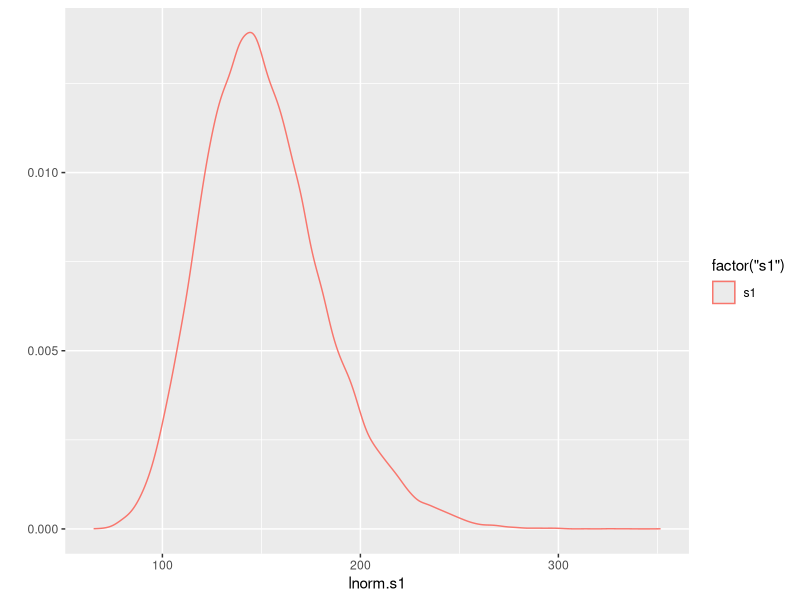
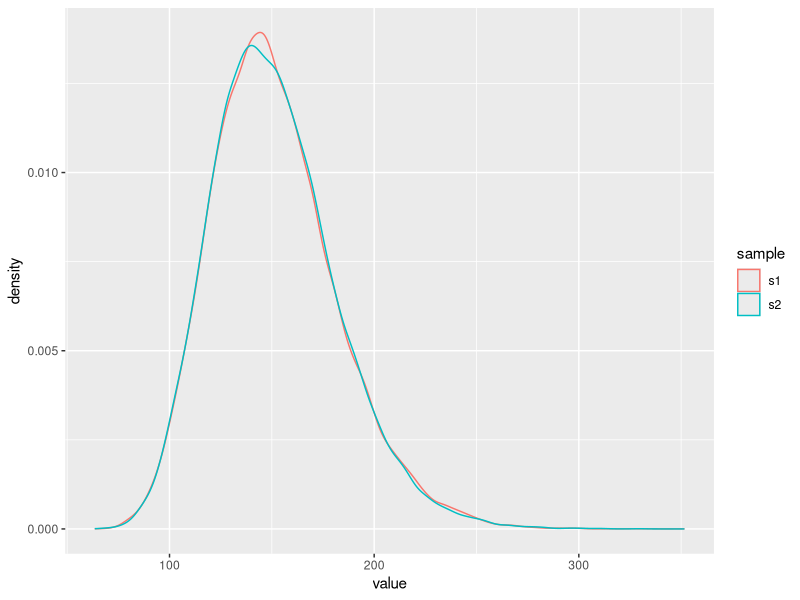
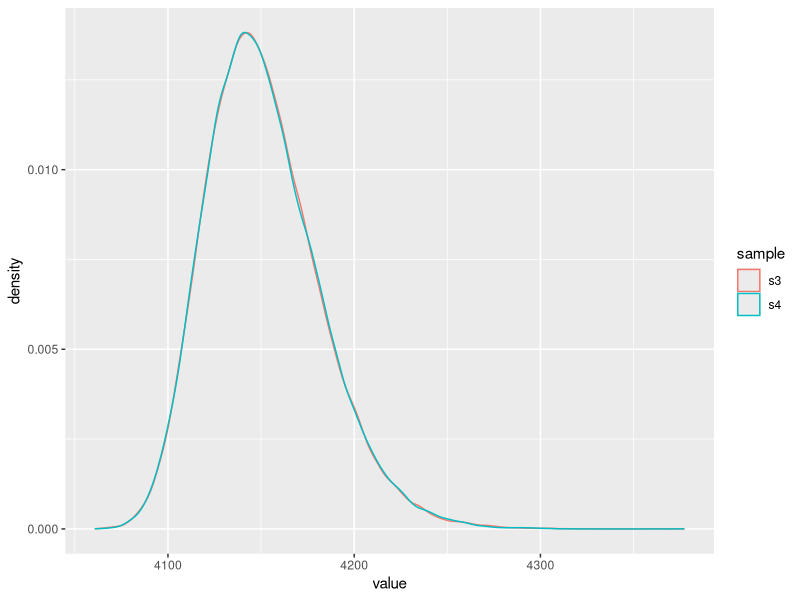
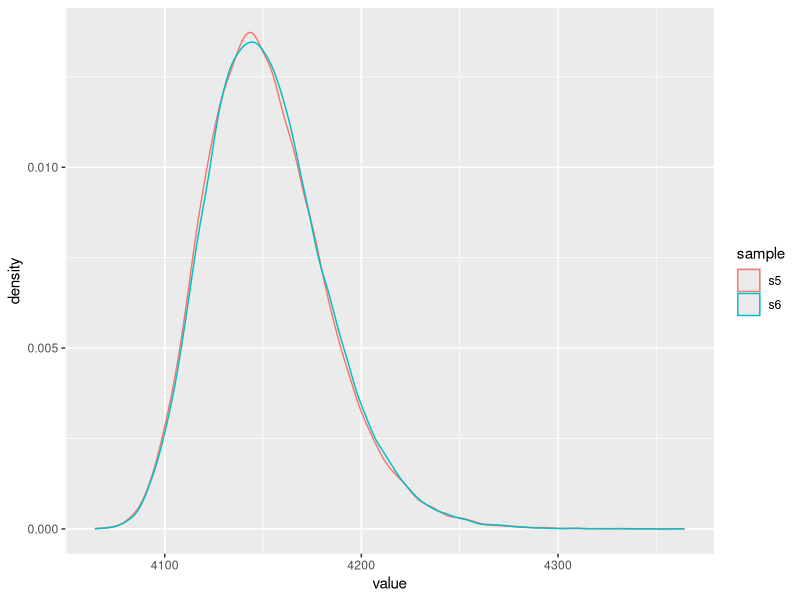
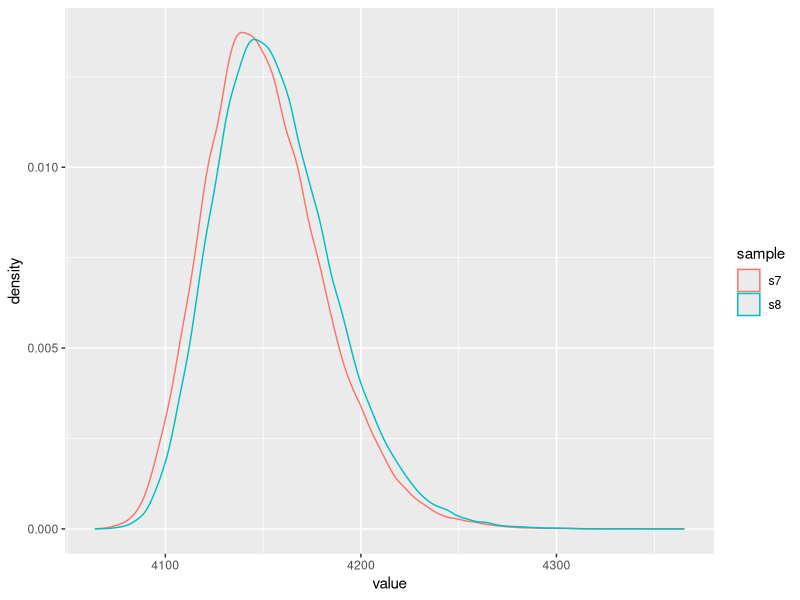
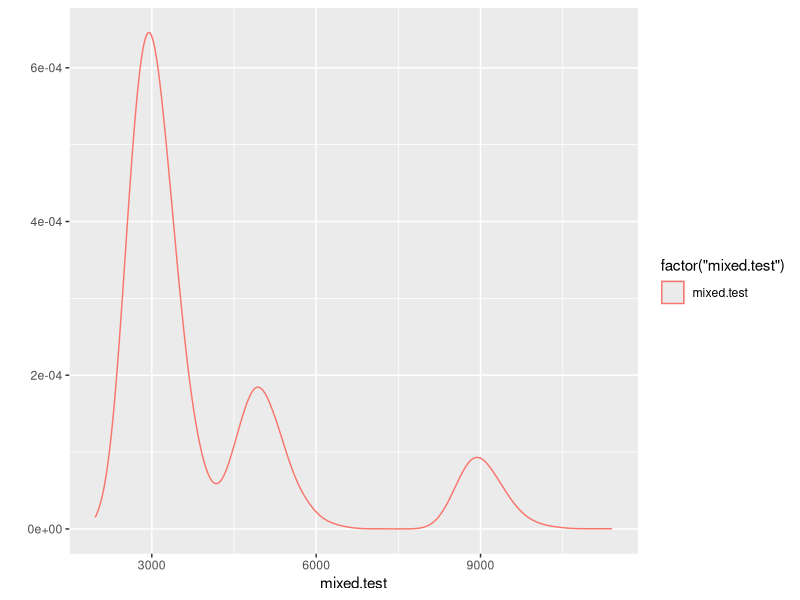
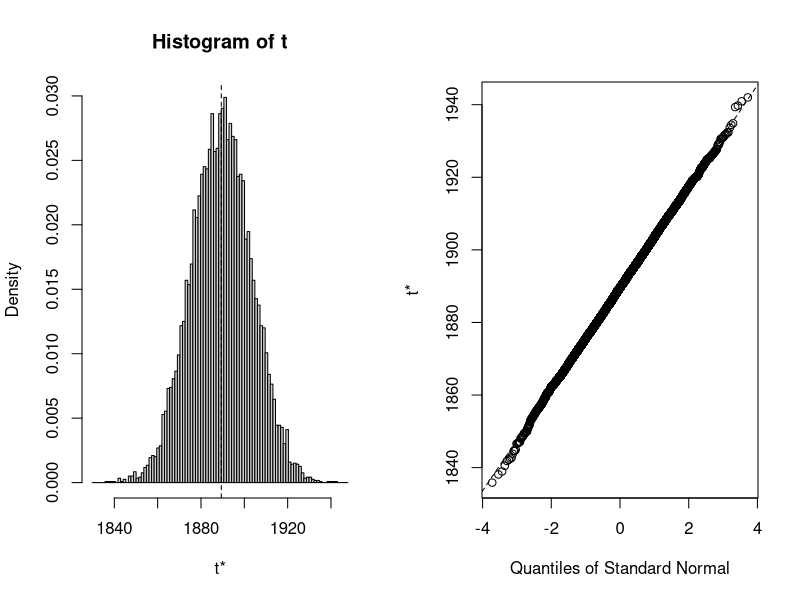
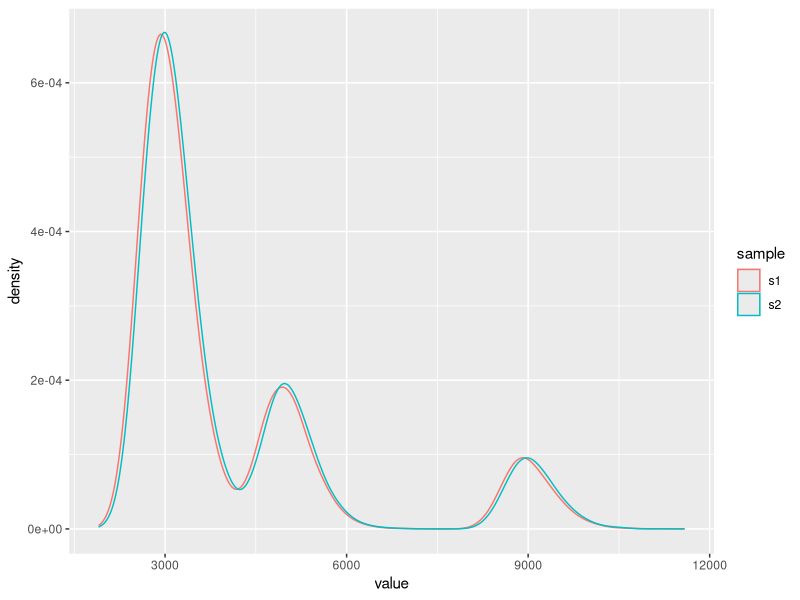

The R script that drew these images, in order:
#!/usr/bin/env Rscript
require(ggplot2)

## In this script we demonstrate how the non-parametric test works,
## and learn how it breaks!

## ... make the graphs look pretty ...
golden.ratio <- (1+sqrt(5))/2
save.width <- 8.0
save.height <- save.width / golden.ratio
png.w <- 960
png.h <- round(png.w / golden.ratio)

## Start with a simple distribution:
lnorm.s1 <- rlnorm(50000, 5, 0.2)
qplot(x=lnorm.s1, geom="density", color=factor("s1"))

ggsave('lnorm.s1.density.svg', width=save.width, height=save.height)
ggsave('lnorm.s1.density.png', width=save.width, height=save.height)

## ... the first question would be: what happens when you test a
## sample against itself?  Hopefully our test says "you cannot reject
## the null" ...
s1.w <- wilcox.test(x=lnorm.s1, lnorm.s1, conf.int=TRUE)

## ... we can print several fields of the test results ...
print(paste0("The p-value is ", round(s1.w$p.value, 2)))
print(paste0("The location shift estimate is ", round(s1.w$estimate, 2)))
print(paste0("The confidence interval for the location shift estimate is ", paste(round(s1.w$conf.int, 2), collapse=", ")))

## ... or just the full test result ...
print(s1.w)

## ... Okay that was obvious, what about comparing against another
## sample from the same distribution?  Take a second sample ..
lnorm.s2 <- rlnorm(50000, 5, 0.2)
require(reshape2)
df <- melt(data.frame(s1=lnorm.s1, s2=lnorm.s2))
colnames(df) <- c('sample', 'value')
ggplot(data=df, aes(x=value, color=sample)) + geom_density()

ggsave('lnorm.s1.s2.density.svg', width=save.width, height=save.height)
ggsave('lnorm.s1.s2.density.png', width=save.width, height=save.height)

## ... run the test again ...
w.s1.s2 <- wilcox.test(x=lnorm.s1, y=lnorm.s2, conf.int=TRUE)
print(w.s1.s2)

## What about a more complicated case, say we have two similar
## distributions with different location parameters?  First create two
## samples with really tiny differences in the location parameter:
lnorm.s3 <- 4000.0 + rlnorm(50000, 5, 0.2)
lnorm.s4 <- 4000.1 + rlnorm(50000, 5, 0.2)
df <- melt(data.frame(s3=lnorm.s3, s4=lnorm.s4))
colnames(df) <- c('sample', 'value')
ggplot(data=df, aes(x=value, color=sample)) + geom_density()
ggsave('lnorm.s3.s4.density.svg', width=save.width, height=save.height)
ggsave('lnorm.s3.s4.density.png', width=save.width, height=save.height)
w.s3.s4 <- wilcox.test(x=lnorm.s3, y=lnorm.s4, conf.int=TRUE)
print(w.s3.s4)

## ... we cannot reject the null hypothesis.  In fact, the confidence
## interval includes 0 (the null hypothesis is that the difference in
## location is 0).
## Why does it fail?  The test is not powered enough, we are using
## 50,000 samples, but the effect is just 0.1, if we check the
## required number of samples would be:
require(pwr)
print(power.t.test(delta=0.1, sd=sd(lnorm.s3), sig.level=0.05, power=0.8))

## So we need about 1.5 million samples to reliably detect such a
## small effect, even at the relatively relaxed significance level of
## 0.05 and low power of 0.8.

## How much of a delta could we reliably detect with the given number of
## samples:
print(power.t.test(n=50000, delta=NULL, sd=sd(lnorm.s3),
                   sig.level=0.05, power=0.8))

## Okay, that is not too bad, anything over 0.6 would be a big enough
## effect. Let's use 1.0 and find out what happens when we apply this ...
lnorm.s5 <- 4000 + rlnorm(50000, 5, 0.2)
lnorm.s6 <- 4001 + rlnorm(50000, 5, 0.2)
df <- melt(data.frame(s5=lnorm.s5, s6=lnorm.s6))
colnames(df) <- c('sample', 'value')
ggplot(data=df, aes(x=value, color=sample)) + geom_density()
ggsave('lnorm.s5.s6.density.svg', width=save.width, height=save.height)
ggsave('lnorm.s5.s6.density.png', width=save.width, height=save.height)
s5.s6.w <- wilcox.test(x=lnorm.s5, y=lnorm.s6, conf.int=TRUE)
print(s5.s6.w)

## That is nice, notice that the parameter estimate is not very
## accurate (0.8 vs 1.0), but the correct value falls within the
## confidence interval.  We can try with a larger difference to see
## what happens:
lnorm.s7 <- 4000 + rlnorm(50000, 5, 0.2)
lnorm.s8 <- 4005 + rlnorm(50000, 5, 0.2)
df <- melt(data.frame(s7=lnorm.s7, s8=lnorm.s8))
colnames(df) <- c('sample', 'value')
ggplot(data=df, aes(x=value, color=sample)) + geom_density()
ggsave('lnorm.s7.s8.density.svg', width=save.width, height=save.height)
ggsave('lnorm.s7.s8.density.png', width=save.width, height=save.height)
s7.s8.w <- wilcox.test(x=lnorm.s7, y=lnorm.s8, conf.int=TRUE)
print(s7.s8.w)

## Great, that is a much better estimate.

## So far we have been using a fairly tame distribution, we know the
## distributions in the wild are far less well behaved.  Let's quickly
## confirm that what we are about to try works well for them.

## Create random samples from a mixed distribution of 3 lognormals...
rmixed <- function(n, shape=0.2, scale=2000) {
    g1 <- rlnorm(0.7*n, sdlog=shape)
    g2 <- 1.0 + rlnorm(0.2*n, sdlog=shape)
    g3 <- 3.0 + rlnorm(0.1*n, sdlog=shape)
    v <- scale * append(append(g1, g2), g3)
    ## Generate a random permutation, otherwise g1, g2, and g3 are in
    ## order in the vector
    return(sample(v))
}

## Let's first get some samples from this distribution ...
mixed.test <- 1000 + rmixed(20000)
qplot(x=mixed.test, color=factor("mixed.test"), geom="density")
ggsave('mixed.test.density.svg', width=save.width, height=save.height)
ggsave('mixed.test.density.png', width=save.width, height=save.height)

## ... and use that to estimate the standard deviation ...
require(boot)
mixed.boot <- boot(data=mixed.test, R=10000,
                   statistic=function(d, i) sd(d[i]))
plot(mixed.boot)
svg(filename="mixed.boot.svg", width=save.width, height=save.height)
plot(mixed.boot)
dev.off()
png(filename="mixed.boot.png", width=png.w, height=png.h)
plot(mixed.boot)
dev.off()

mixed.ci <- boot.ci(mixed.boot, type=c('perc', 'norm', 'basic'))
print(mixed.ci)
mixed.sd <- ceiling(max(mixed.ci$normal[[3]], mixed.ci$basic[[4]],
                        mixed.ci$percent[[4]]))
print(mixed.sd)

mixed.pw <- power.t.test(delta=50, sd=mixed.sd, sig.level=0.01, power=0.95)
print(mixed.pw)
nsamples <- ceiling(mixed.pw$n / 1000) * 1000
print(nsamples)

## ... 
mixed.s1 <- 1000 + rmixed(nsamples)
mixed.s2 <- 1050 + rmixed(nsamples)

df <- melt(data.frame(s1=mixed.s1, s2=mixed.s2))
colnames(df) <- c('sample', 'value')
ggplot(data=df, aes(x=value, color=sample)) + geom_density()
ggsave('mixed.s1.s2.svg', width=save.width, height=save.height)
ggsave('mixed.s1.s2.png', width=save.width, height=save.height)
mixed.w <- wilcox.test(x=mixed.s1, y=mixed.s2, conf.int=TRUE)
print(mixed.w)

## What happens if we double the number of samples?
mixed.s3 <- 1000 + rmixed(2 * nsamples)
mixed.s4 <- 1050 + rmixed(2 * nsamples)

df <- melt(data.frame(s3=mixed.s3, s4=mixed.s4))
colnames(df) <- c('sample', 'value')
ggplot(data=df, aes(x=value, color=sample)) + geom_density()
ggsave('mixed.s3.s4.svg', width=save.width, height=save.height)
ggsave('mixed.s3.s4.png', width=save.width, height=save.height)
mixed.w <- wilcox.test(x=mixed.s3, y=mixed.s4, conf.int=TRUE)
print(mixed.w)

ls()

q(save='no')
